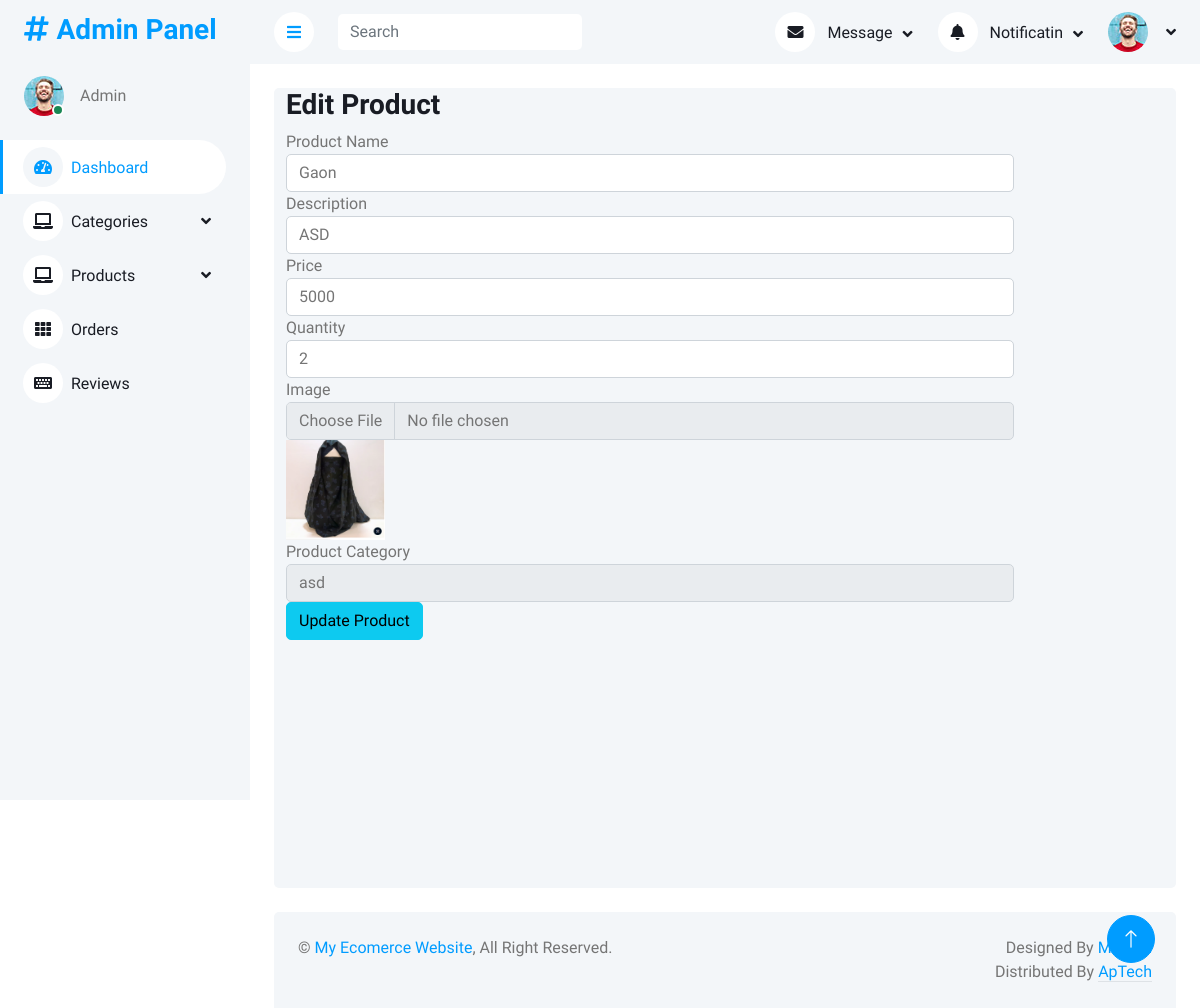
The app's page /AdminPanel/editProduct.php?id=2, older data.
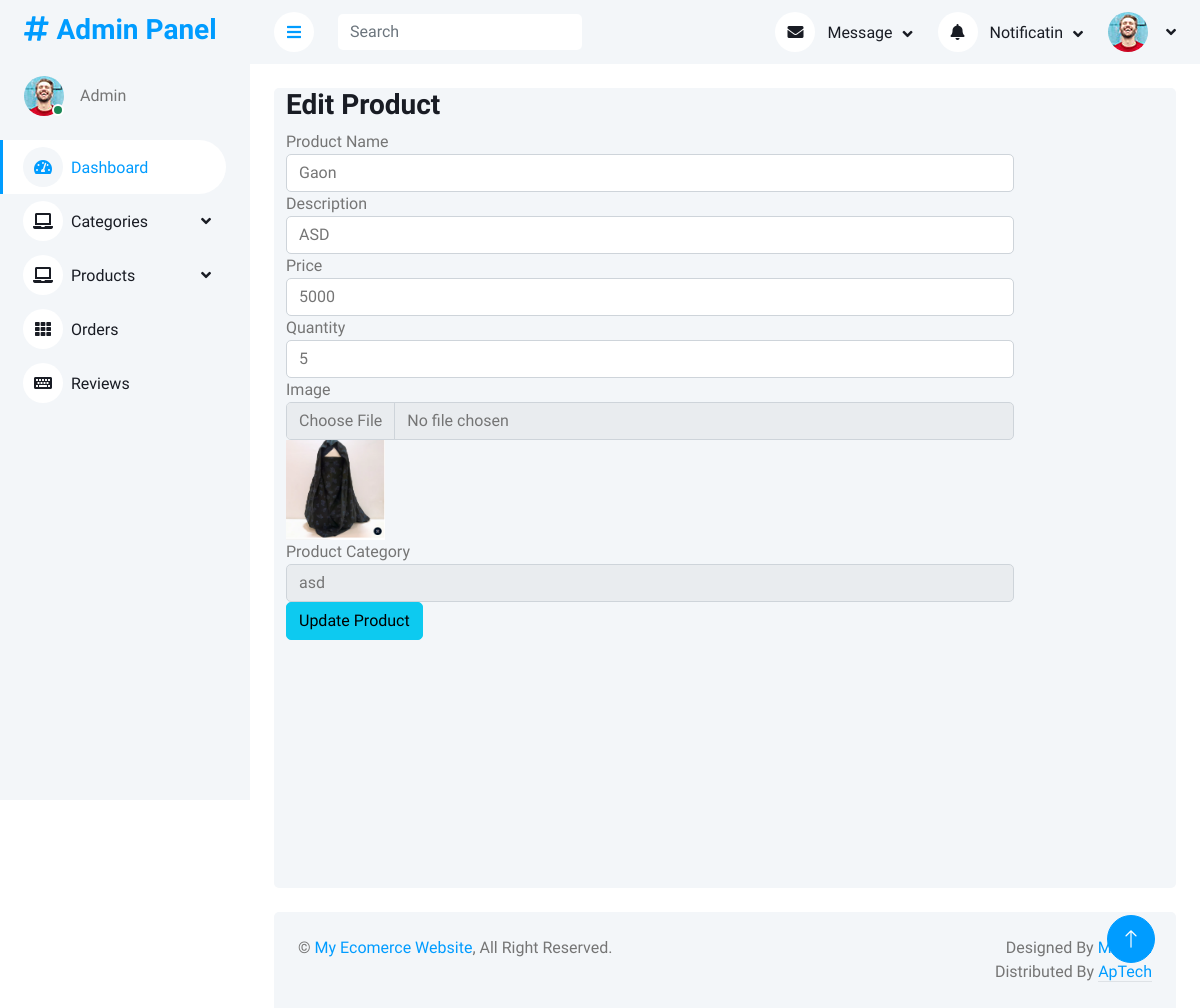
The same page, newer data.
### tables this page shows
CREATE TABLE `products` (
  `id` int(11) NOT NULL,
  `name` varchar(200) NOT NULL,
  `description` varchar(200) NOT NULL,
  `price` int(11) NOT NULL,
  `quantity` int(11) NOT NULL,
  `image` varchar(500) NOT NULL,
  `catid` int(11) NOT NULL,
  `procid` varchar(200) DEFAULT NULL
);

CREATE TABLE `categories` (
  `id` int(11) NOT NULL,
  `Name` varchar(200) DEFAULT NULL,
  `Description` varchar(500) NOT NULL,
  `image` varchar(300) NOT NULL
);

### AdminPanel/editProduct.php (the view, shortened to what this page needs)
<?php
include('query.php');
include('header.php');
?>
<?php
if(isset($_GET['id'])){
    $id= $_GET['id'];
    $query = $pdo->prepare("select products.* , categories.Name as CatName from products
    join categories on products.catid=categories.id where products.id = :pid");
    $query->bindParam('pid',$id);
    $query-> execute();
    $singlePro = $query->fetch(PDO::FETCH_ASSOC);
}
?>
            <div class="container-fluid pt-4 px-4">
                <div class="row vh-100 bg-light rounded mx-0">
                    <div class="col-md-10">
                        <h3>Edit Product</h3>
                        <form action="" method="post" enctype="multipart/form-data">
                <div class="form-group" >
                    <label for="">Product Name</label>
                    <input type="text" value="<?php echo $singlePro['name']?>" name="pName" id="" class="form-control" placeholder="" aria-describedby="helpId">
                </div>
                <div class="form-group">
                    <label for="">Description</label>
                    <input type="text" value="<?php echo $singlePro['description']?>" name="pDesc" id="" class="form-control" placeholder="" aria-describedby="helpId">
                </div>
                <div class="form-group">
                    <label for="">Price</label>
                    <input type="text" value="<?php echo $singlePro['price']?>" name="pPrice" id="" class="form-control" placeholder="" aria-describedby="helpId">
                </div>
                <div class="form-group">
                    <label for="">Quantity</label>
                    <input type="text" value="<?php echo $singlePro['quantity']?>" name="pQty" id="" class="form-control" placeholder="" aria-describedby="helpId">
                </div>
                <div class="form-group">
                   <label for="">Image</label>
                    <input type="file"  name="pImage" id="" class="form-control" placeholder="" aria-describedby="helpId">
               <img height="100px" src="img/<?php echo $singlePro['image']?>" alt="">
                </div>
                <div class="form-group">
                    <label for="">Product Category</label>
                    <select name="pCat" id="" class="form-control" >
                    <option value="<?php echo $singlePro['catid']?>"><?php echo $singlePro['CatName']?></option>
                    <?php
                        $query = $pdo->prepare("select * from categories where Name != :catName");
                        $query->bindParam('catName', $singlePro['CatName']);
                        $query->execute();
                        $allCat = $query->fetchAll(PDO::FETCH_ASSOC);
                        print_r($allCat);
                        ?>
                    </select>
                </div>
                <button class="btn btn-info" name="updateProduct">Update Product</button>
                </form>
                </div>
            </div>
</div>
<?php
include('footer.php');
?>

Row changes from the older to the newer data that the page shows:
changed products "Gaon": pQty "2" → "5"
